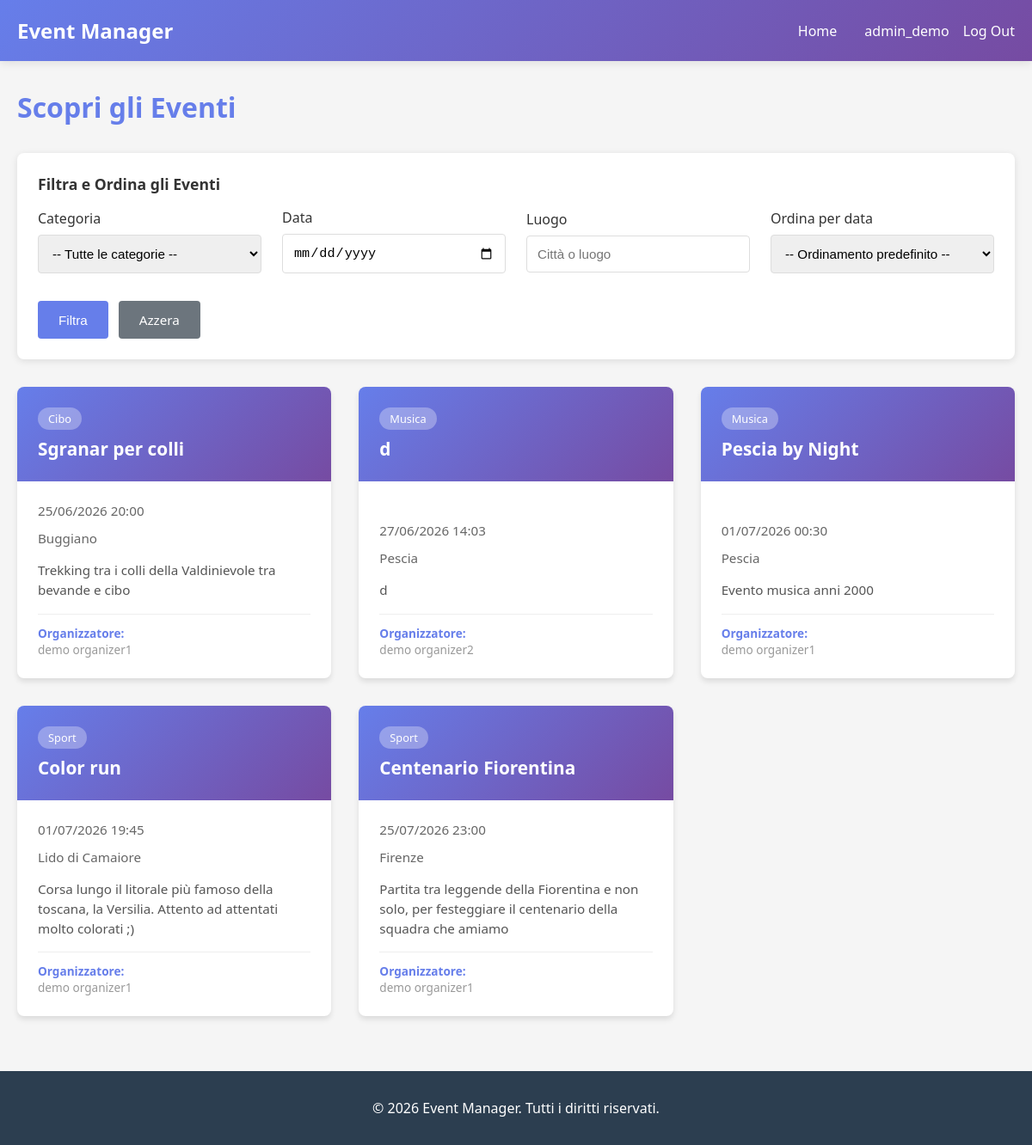
Page /events/ (signed in) on the earlier database version.
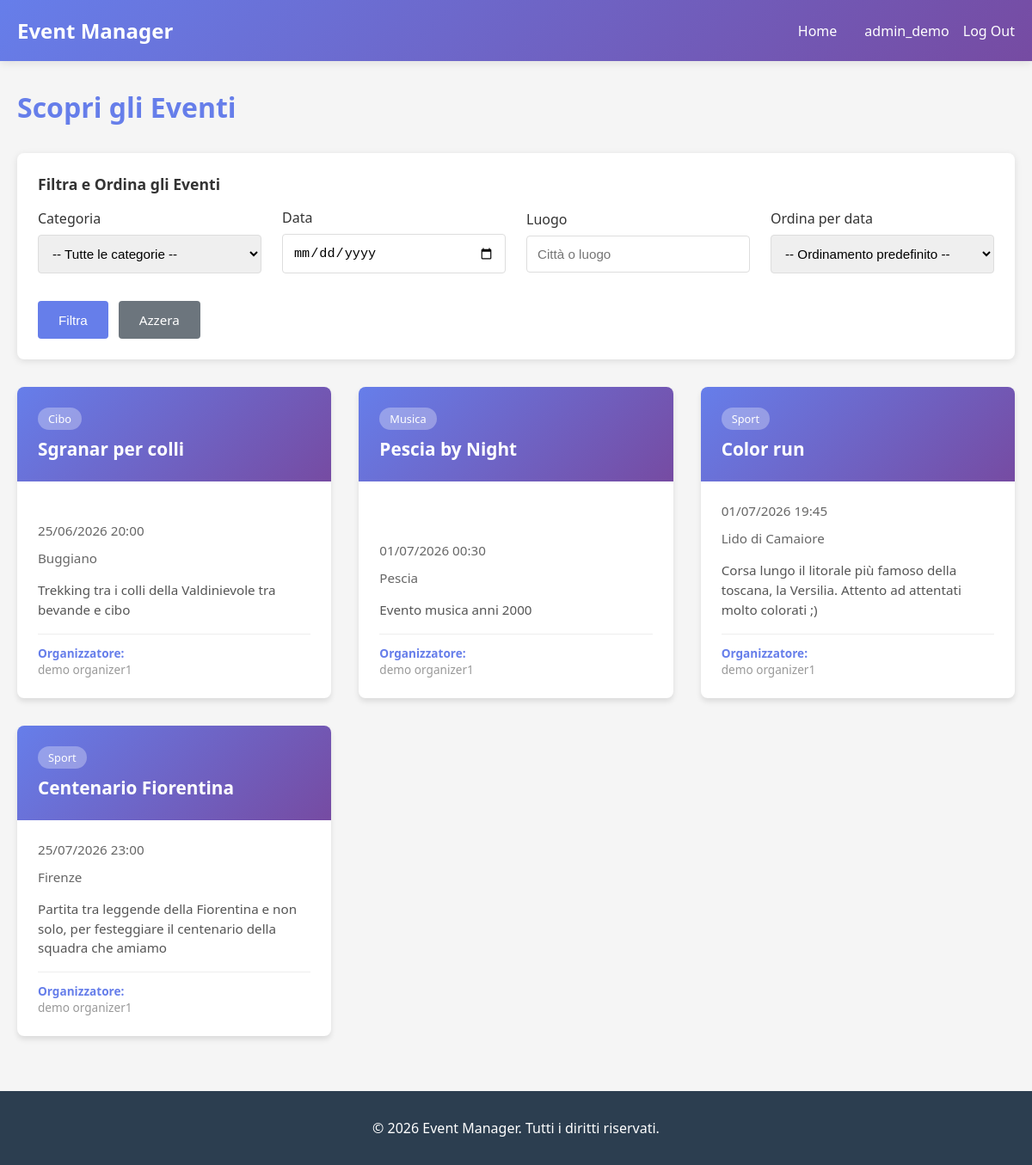
Same page on the later database version.
### events/models.py (models this page shows, shortened)
class Event(models.Model):
    title = models.CharField(max_length=200)
    description = models.TextField()
    date = models.DateTimeField()
    location = models.CharField(max_length=200)
    category = models.ForeignKey(
        Category,
        on_delete=models.SET_NULL,
        null=True,
        blank=True,
        related_name='events'
    )
    organizer = models.ForeignKey(
        settings.AUTH_USER_MODEL,
        on_delete=models.CASCADE,
        related_name='organized_events'
    )
    created_at = models.DateTimeField(auto_now_add=True)
    class Meta:
        ordering = ['date']

class Category(models.Model):
    name = models.CharField(max_length=100)
    class Meta:
        verbose_name_plural = "Categories"

### users/models.py (models this page shows, shortened)
class CustomUser(AbstractUser):
    ROLE_CHOICES = (
        ('attendee', 'Attendee'),
        ('organizer', 'Organizer'),
    )
    role = models.CharField(max_length=15, choices=ROLE_CHOICES, blank=False)
    bio = models.TextField(blank=True, null=True)
    email = models.EmailField(blank=False, unique=True)
    first_name = models.CharField(max_length=150, blank=False)
    last_name = models.CharField(max_length=150, blank=False)

### events/views.py (the view, shortened to what this page needs)
# urls.py: path('events/', events_views.event_list, name='event_list'),
@login_required(login_url='login')
def event_list(request):
    events = Event.objects.all()
    categories = Category.objects.all()
    category_id = request.GET.get('category')
    if category_id:
        events = events.filter(category_id=category_id)
        selected_category = get_object_or_404(Category, id=category_id)
    else:
        selected_category = None
    date = request.GET.get('date')
    date_obj = None
    location = request.GET.get('location')
    if location:
        events = events.filter(location__icontains=location)
    order = request.GET.get('order')
    if order == 'desc':
        events = events.order_by('-date')
        order_by = "Eventi più lontani"
    elif order == 'asc':
        events = events.order_by('date')
        order_by = "Eventi immediati"
    else:
        order_by = None
    context = {
        'events': events,
        'categories': categories,
        'selected_category': selected_category,
        'date': date,
        'date_obj': date_obj,
        'location': location,
        'order_by': order_by,
        'active_filters': bool(category_id or date or location or order),
    }
    return render(request, 'event_list.html', context)

### templates/event_list.html (shortened to what this page needs)
{% extends "base.html" %}
{% load static %}
{% block extra_css %}
<link rel="stylesheet" href="{% static 'css/events.css' %}">
{% endblock %}
{% block content %}
<div class="events-header">
    <h1>Scopri gli Eventi</h1>
</div>
<div class="filters-section">
    <div class="filters-title">Filtra e Ordina gli Eventi</div>
    <form method="GET" class="filters-form">
        <div class="filter-group">
            <label for="category">Categoria</label>
            <select id="category" name="category">
                <option value="">-- Tutte le categorie --</option>
            </select>
        </div>
        <div class="filter-group">
            <label for="date">Data</label>
            <input type="date" id="date" name="date" value="{{ request.GET.date }}">
        </div>
        <div class="filter-group">
            <label for="location">Luogo</label>
            <input type="text" id="location" name="location" placeholder="Città o luogo" value="{{ request.GET.location }}">
        </div>
        <div class="filter-group">
            <label for="order">Ordina per data</label>
            <select id="order" name="order">
                <option value="">-- Ordinamento predefinito --</option>
            </select>
        </div>
        <div class="filter-actions">
            <button type="submit" class="btn btn-filter">Filtra</button>
            <a href="{% url 'event_list' %}" class="btn btn-clear btn-filter">Azzera</a>
        </div>
    </form>
</div>
{% if events %}
    <div class="events-container">
        {% for event in events %}
            <div class="event-card">
                <a href="{% url 'event_detail' event.id %}">
                    <div class="event-header">
                        {% if event.category %}
                            <span class="event-category">{{ event.category.name }}</span>
                        {% endif %}
                        <h3 class="event-title">{{ event.title }}</h3>
                    </div>
                    <div class="event-body">
                        <div class="event-date">
                            <span>{{ event.date|date:"d/m/Y H:i" }}</span>
                        </div>
                        <div class="event-location">
                            <span>{{ event.location }}</span>
                        </div>
                        <p class="event-description">{{ event.description|truncatewords:30 }}</p>
                        <div class="event-organizer">
                            <strong>Organizzatore:</strong> <a href="{% url 'organizer_events' event.organizer.id %}" class="organizer-link">{{ event.organizer.get_full_name|default:event.organizer.username }}</a>
                        </div>
                    </div>
                </a>
            </div>
        {% endfor %}
    </div>
{% else %}
    <div class="no-events">
        <h3>Nessun evento trovato</h3>
        <p>Prova a modificare i filtri o visita più tardi per nuovi eventi!</p>
    </div>
{% endif %}
{% endblock %}

Differences in the rows shown:
removed Event: category.name "Musica", title "d", date "27/06/2026 14:03", location "Pescia", description "d", organizer.get_full_name "demo organizer2"
